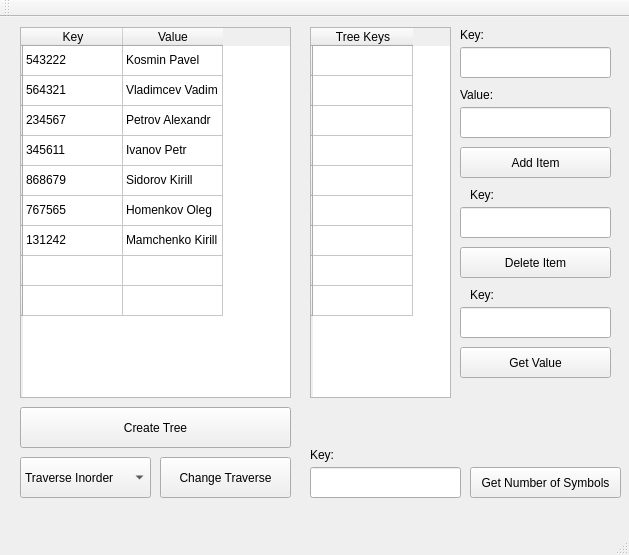
<?xml version="1.0" encoding="UTF-8"?>
<ui version="4.0">
 <class>Task1Class</class>
 <widget class="QMainWindow" name="Task1Class">
  <property name="geometry">
   <rect>
    <x>0</x>
    <y>0</y>
    <width>629</width>
    <height>555</height>
   </rect>
  </property>
  <property name="windowTitle">
   <string>Task1</string>
  </property>
  <widget class="QWidget" name="centralWidget">
   <widget class="QTableWidget" name="tableWidget">
    <property name="geometry">
     <rect>
      <x>20</x>
      <y>10</y>
      <width>271</width>
      <height>371</height>
     </rect>
    </property>
    <row>
     <property name="text">
      <string/>
     </property>
    </row>
    <row>
     <property name="text">
      <string/>
     </property>
    </row>
    <row>
     <property name="text">
      <string/>
     </property>
    </row>
    <row>
     <property name="text">
      <string/>
     </property>
    </row>
    <row>
     <property name="text">
      <string/>
     </property>
    </row>
    <row>
     <property name="text">
      <string/>
     </property>
    </row>
    <row>
     <property name="text">
      <string/>
     </property>
    </row>
    <row>
     <property name="text">
      <string/>
     </property>
    </row>
    <row>
     <property name="text">
      <string/>
     </property>
    </row>
    <column>
     <property name="text">
      <string>Key</string>
     </property>
    </column>
    <column>
     <property name="text">
      <string>Value</string>
     </property>
    </column>
    <item row="0" column="0">
     <property name="text">
      <string>543222</string>
     </property>
    </item>
    <item row="0" column="1">
     <property name="text">
      <string>Kosmin Pavel</string>
     </property>
    </item>
    <item row="1" column="0">
     <property name="text">
      <string>564321</string>
     </property>
    </item>
    <item row="1" column="1">
     <property name="text">
      <string>Vladimcev Vadim</string>
     </property>
    </item>
    <item row="2" column="0">
     <property name="text">
      <string>234567</string>
     </property>
    </item>
    <item row="2" column="1">
     <property name="text">
      <string>Petrov Alexandr</string>
     </property>
    </item>
    <item row="3" column="0">
     <property name="text">
      <string>345611</string>
     </property>
    </item>
    <item row="3" column="1">
     <property name="text">
      <string>Ivanov Petr</string>
     </property>
    </item>
    <item row="4" column="0">
     <property name="text">
      <string>868679</string>
     </property>
    </item>
    <item row="4" column="1">
     <property name="text">
      <string>Sidorov Kirill</string>
     </property>
    </item>
    <item row="5" column="0">
     <property name="text">
      <string>767565</string>
     </property>
    </item>
    <item row="5" column="1">
     <property name="text">
      <string>Homenkov Oleg </string>
     </property>
    </item>
    <item row="6" column="0">
     <property name="text">
      <string>131242</string>
     </property>
    </item>
    <item row="6" column="1">
     <property name="text">
      <string>Mamchenko Kirill</string>
     </property>
    </item>
   </widget>
   <widget class="QPushButton" name="createTreeBtn">
    <property name="geometry">
     <rect>
      <x>20</x>
      <y>390</y>
      <width>271</width>
      <height>41</height>
     </rect>
    </property>
    <property name="text">
     <string>Create Tree</string>
    </property>
   </widget>
   <widget class="QTableWidget" name="tableForTree">
    <property name="geometry">
     <rect>
      <x>310</x>
      <y>10</y>
      <width>141</width>
      <height>371</height>
     </rect>
    </property>
    <row>
     <property name="text">
      <string/>
     </property>
    </row>
    <row>
     <property name="text">
      <string/>
     </property>
    </row>
    <row>
     <property name="text">
      <string/>
     </property>
    </row>
    <row>
     <property name="text">
      <string/>
     </property>
    </row>
    <row>
     <property name="text">
      <string/>
     </property>
    </row>
    <row>
     <property name="text">
      <string/>
     </property>
    </row>
    <row>
     <property name="text">
      <string/>
     </property>
    </row>
    <row>
     <property name="text">
      <string/>
     </property>
    </row>
    <row>
     <property name="text">
      <string/>
     </property>
    </row>
    <column>
     <property name="text">
      <string>Tree Keys</string>
     </property>
    </column>
   </widget>
   <widget class="QComboBox" name="comboBox">
    <property name="geometry">
     <rect>
      <x>20</x>
      <y>440</y>
      <width>131</width>
      <height>41</height>
     </rect>
    </property>
    <item>
     <property name="text">
      <string>Traverse Inorder</string>
     </property>
    </item>
    <item>
     <property name="text">
      <string>Traverse Preorder</string>
     </property>
    </item>
    <item>
     <property name="text">
      <string>Traverse Postorder</string>
     </property>
    </item>
   </widget>
   <widget class="QPushButton" name="changeTraverseBtn">
    <property name="geometry">
     <rect>
      <x>160</x>
      <y>440</y>
      <width>131</width>
      <height>41</height>
     </rect>
    </property>
    <property name="text">
     <string>Change Traverse</string>
    </property>
   </widget>
   <widget class="QPushButton" name="insertBtn">
    <property name="geometry">
     <rect>
      <x>460</x>
      <y>130</y>
      <width>151</width>
      <height>31</height>
     </rect>
    </property>
    <property name="text">
     <string>Add Item</string>
    </property>
   </widget>
   <widget class="QLineEdit" name="keyLineEdit">
    <property name="geometry">
     <rect>
      <x>460</x>
      <y>30</y>
      <width>151</width>
      <height>31</height>
     </rect>
    </property>
   </widget>
   <widget class="QLabel" name="keyLabel">
    <property name="geometry">
     <rect>
      <x>460</x>
      <y>10</y>
      <width>55</width>
      <height>16</height>
     </rect>
    </property>
    <property name="text">
     <string>Key:</string>
    </property>
   </widget>
   <widget class="QLabel" name="valueLabel">
    <property name="geometry">
     <rect>
      <x>460</x>
      <y>70</y>
      <width>55</width>
      <height>16</height>
     </rect>
    </property>
    <property name="text">
     <string>Value:</string>
    </property>
   </widget>
   <widget class="QLineEdit" name="valueLineEdit">
    <property name="geometry">
     <rect>
      <x>460</x>
      <y>90</y>
      <width>151</width>
      <height>31</height>
     </rect>
    </property>
   </widget>
   <widget class="QPushButton" name="deleteBtn">
    <property name="geometry">
     <rect>
      <x>460</x>
      <y>230</y>
      <width>151</width>
      <height>31</height>
     </rect>
    </property>
    <property name="text">
     <string>Delete Item</string>
    </property>
   </widget>
   <widget class="QLabel" name="keyLabel_2">
    <property name="geometry">
     <rect>
      <x>470</x>
      <y>170</y>
      <width>55</width>
      <height>16</height>
     </rect>
    </property>
    <property name="text">
     <string>Key:</string>
    </property>
   </widget>
   <widget class="QLineEdit" name="keyLineEdit_2">
    <property name="geometry">
     <rect>
      <x>460</x>
      <y>190</y>
      <width>151</width>
      <height>31</height>
     </rect>
    </property>
   </widget>
   <widget class="QPushButton" name="getValueBtn">
    <property name="geometry">
     <rect>
      <x>460</x>
      <y>330</y>
      <width>151</width>
      <height>31</height>
     </rect>
    </property>
    <property name="text">
     <string>Get Value</string>
    </property>
   </widget>
   <widget class="QLabel" name="keyLabel_3">
    <property name="geometry">
     <rect>
      <x>470</x>
      <y>270</y>
      <width>55</width>
      <height>16</height>
     </rect>
    </property>
    <property name="text">
     <string>Key:</string>
    </property>
   </widget>
   <widget class="QLineEdit" name="keyLineEdit_3">
    <property name="geometry">
     <rect>
      <x>460</x>
      <y>290</y>
      <width>151</width>
      <height>31</height>
     </rect>
    </property>
    <property name="text">
     <string/>
    </property>
   </widget>
   <widget class="QLabel" name="keyLabel_4">
    <property name="geometry">
     <rect>
      <x>310</x>
      <y>430</y>
      <width>55</width>
      <height>16</height>
     </rect>
    </property>
    <property name="text">
     <string>Key:</string>
    </property>
   </widget>
   <widget class="QLineEdit" name="keyLineEdit_4">
    <property name="geometry">
     <rect>
      <x>310</x>
      <y>450</y>
      <width>151</width>
      <height>31</height>
     </rect>
    </property>
   </widget>
   <widget class="QPushButton" name="getNofSymbols">
    <property name="geometry">
     <rect>
      <x>470</x>
      <y>450</y>
      <width>151</width>
      <height>31</height>
     </rect>
    </property>
    <property name="text">
     <string>Get Number of Symbols</string>
    </property>
   </widget>
  </widget>
  <widget class="QMenuBar" name="menuBar">
   <property name="geometry">
    <rect>
     <x>0</x>
     <y>0</y>
     <width>629</width>
     <height>26</height>
    </rect>
   </property>
  </widget>
  <widget class="QToolBar" name="mainToolBar">
   <attribute name="toolBarArea">
    <enum>TopToolBarArea</enum>
   </attribute>
   <attribute name="toolBarBreak">
    <bool>false</bool>
   </attribute>
  </widget>
  <widget class="QStatusBar" name="statusBar"/>
 </widget>
 <layoutdefault spacing="6" margin="11"/>
 <resources>
  <include location="Task1.qrc"/>
 </resources>
 <connections/>
</ui>
